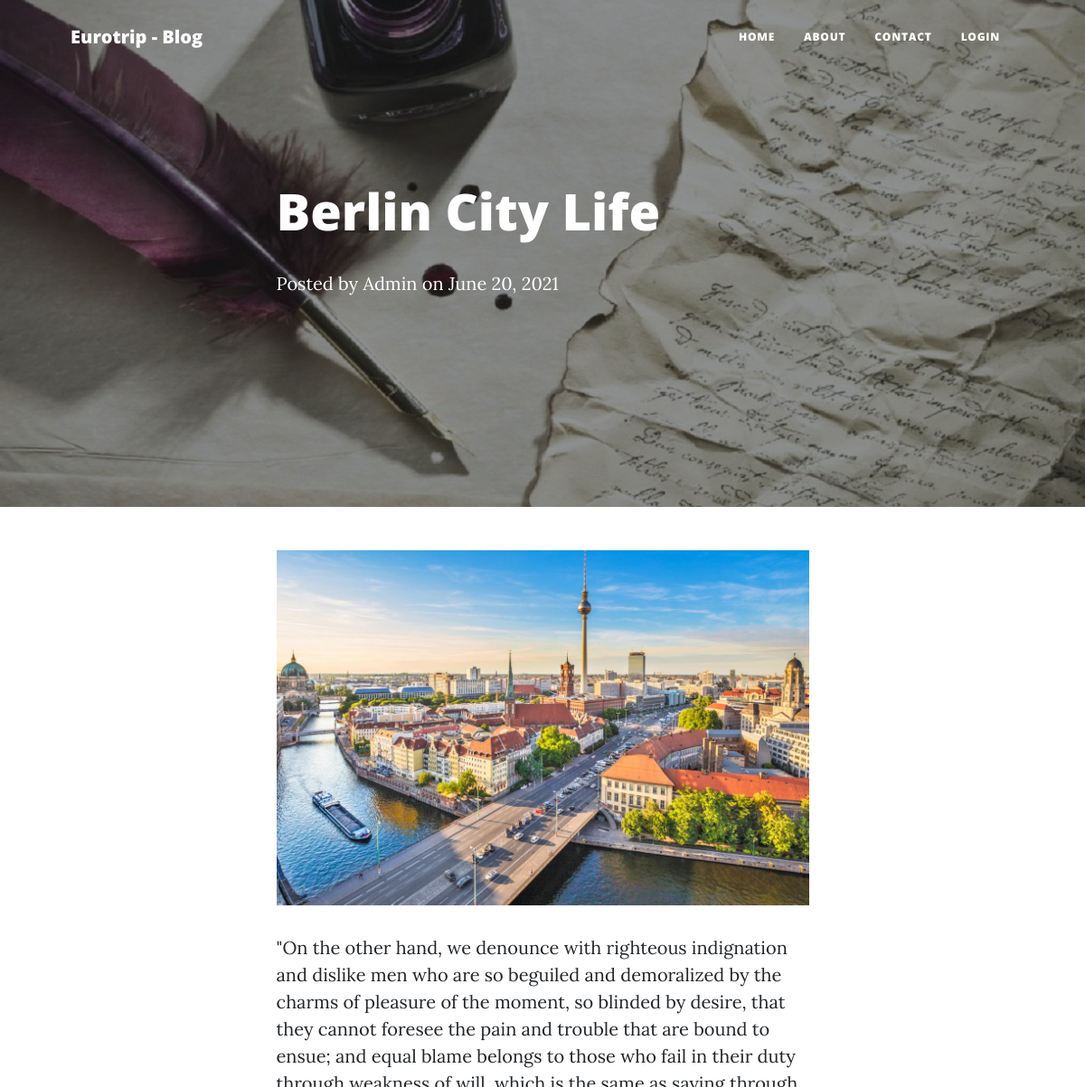
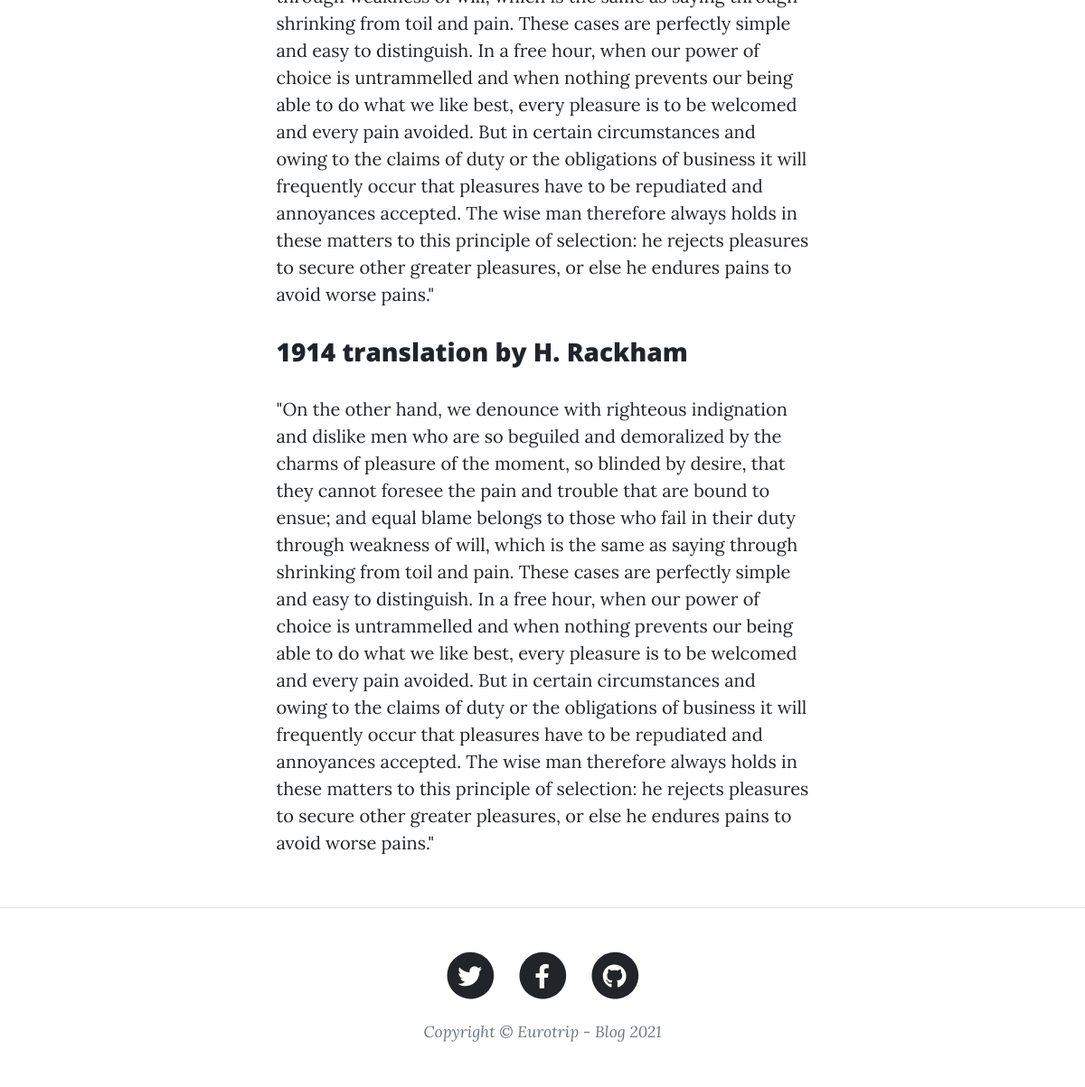
The app's page /single_post.php?post-slug=berlin-city-life with its own data (2 pictures, top to bottom).
### tables this page shows
CREATE TABLE `posts` (
  `id` int(11) NOT NULL,
  `user_id` int(11) DEFAULT NULL,
  `title` varchar(255) NOT NULL,
  `slug` varchar(255) NOT NULL,
  `views` int(11) NOT NULL DEFAULT 0,
  `image` varchar(255) NOT NULL,
  `body` text NOT NULL,
  `published` tinyint(1) NOT NULL,
  `created_at` timestamp NOT NULL DEFAULT current_timestamp() ON UPDATE current_timestamp(),
  `updated_at` timestamp NOT NULL DEFAULT '0000-00-00 00:00:00'
);

### includes/public_functions.php (called while the page is built, shortened)
<?php
function getPostTopic($post_id){
	global $conn;
	$sql = "SELECT * FROM topics WHERE id=
			(SELECT topic_id FROM post_topic WHERE post_id=$post_id) LIMIT 1";
	$result = mysqli_query($conn, $sql);
	$topic = mysqli_fetch_assoc($result);
	return $topic;
}
function getPost($slug){
	global $conn;
	$post_slug = $_GET['post-slug'];
	$sql = "SELECT * FROM posts WHERE slug='$post_slug' AND published=true";
	$result = mysqli_query($conn, $sql);
	$post = mysqli_fetch_assoc($result);
	if ($post) {
		$post['topic'] = getPostTopic($post['id']);
	}
	return $post;
}
?>

### single_post.php (the view, shortened to what this page needs)
<?php  include('config.php'); ?>
<?php  include('includes/public_functions.php'); ?>
<?php
	if (isset($_GET['post-slug'])) {
		$post = getPost($_GET['post-slug']);
	}
	$roles = ['Admin','Author'];
?>
<?php include('includes/head_section.php'); ?>
</head>
<body>
	<?php include( ROOT_PATH . '/includes/navbar.php'); ?>
	<header class="masthead" style="background-image: url('static/images/post.jpg')">
				<div class="container position-relative px-4 px-lg-5">
					<div class="row gx-4 gx-lg-5 justify-content-center">
						<div class="col-md-10 col-lg-8 col-xl-7">
							<div class="post-heading">
								<h1 class="post-title"><?php echo $post['title']; ?></h1>
								<p class="post-meta">Posted by <?php echo $roles[$post['user_id'] -1]  ?>
									on
									<?php echo date("F j, Y ", strtotime($post["created_at"])); ?>
								</p>
							</div>
						</div>
					</div>
				</div>
			</header>
			<article class="mb-4">
				<div class="container px-4 px-lg-5">
					<div class="row gx-4 gx-lg-5 justify-content-center">
						<div class="col-md-10 col-lg-8 col-xl-7">
						<img class="img-fluid" src="<?php echo BASE_URL . '/static/images/' . $post['image']; ?>" alt="..." /></a>
							<P><?php echo html_entity_decode($post['body']); ?></P>
						</div>
					</div>
				</div>
			</article>
	<?php include( ROOT_PATH . '/includes/footer.php'); ?>

### includes/head_section.php (shortened to what this page needs)
<!DOCTYPE html>
<html>
<head>
<link href="static/css/style.css" rel="stylesheet" />

### includes/navbar.php (shortened to what this page needs)
<nav class="navbar navbar-expand-lg navbar-light" id="mainNav">
	<div class="container px-4 px-lg-5">
		<a class="navbar-brand" href="index.php">Eurotrip - Blog</a>
		<div class="collapse navbar-collapse" id="navbarResponsive">
			<ul class="navbar-nav ms-auto py-4 py-lg-0">
				<li class="nav-item"><a class="nav-link px-lg-3 py-3 py-lg-4" href="index.php">Home</a></li>
				<li class="nav-item"><a class="nav-link px-lg-3 py-3 py-lg-4" href="about.php">About</a></li>
				<li class="nav-item"><a class="nav-link px-lg-3 py-3 py-lg-4" href="contact.php">Contact</a></li>
				<li class="nav-item"><a class="nav-link px-lg-3 py-3 py-lg-4" href="login.php">Login</a></li>
			</ul>
		</div>
	</div>
</nav>

### includes/footer.php (shortened to what this page needs)
  <footer class="border-top">
      <div class="container px-4 px-lg-5">
          <div class="row gx-4 gx-lg-5 justify-content-center">
              <div class="col-md-10 col-lg-8 col-xl-7">
                  <ul class="list-inline text-center">
                      <li class="list-inline-item">
                          <a href="#!">
                              <span class="fa-stack fa-lg">
                                  <i class="fas fa-circle fa-stack-2x"></i>
                                  <i class="fab fa-twitter fa-stack-1x fa-inverse"></i>
                              </span>
                          </a>
                      </li>
                      <li class="list-inline-item">
                          <a href="#!">
                              <span class="fa-stack fa-lg">
                                  <i class="fas fa-circle fa-stack-2x"></i>
                                  <i class="fab fa-facebook-f fa-stack-1x fa-inverse"></i>
                              </span>
                          </a>
                      </li>
                      <li class="list-inline-item">
                          <a href="#!">
                              <span class="fa-stack fa-lg">
                                  <i class="fas fa-circle fa-stack-2x"></i>
                                  <i class="fab fa-github fa-stack-1x fa-inverse"></i>
                              </span>
                          </a>
                      </li>
                  </ul>
                  <div class="small text-center text-muted fst-italic">Copyright &copy; Eurotrip - Blog 2021</div>
              </div>
          </div>
      </div>
  </footer>
</body>
</html>

### records on screen
posts: title "Berlin City Life", user "Admin", created_at "June 20, 2021", image (picture), body "\"On the other hand, we denounce with righteous indignation and dislike men who are so beguiled and demoralized by the charms of pleasure of the moment, so blinded by desire, that they cannot foresee the pain and trouble that are bound to ensue; and equal blame belongs to those who fail in their duty through weakness of will, which is the same as saying through shrinking from toil and pain. These cases are perfectly simple and easy to distinguish. In a free hour, when our power of choice is untrammelled and when nothing prevents our being able to do what we like best, every pleasure is to be welcomed and every pain avoided. But in certain circumstances and owing to the claims of duty or the…"
